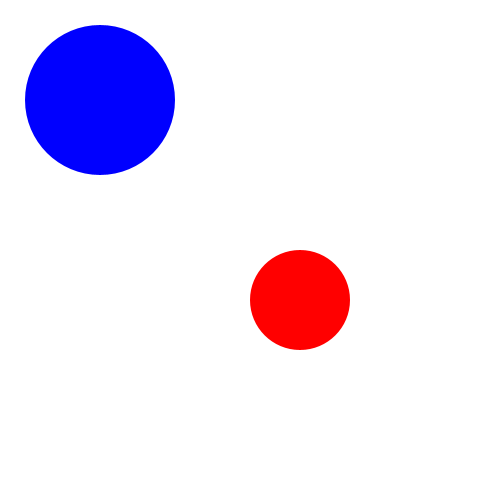
Frame 1 (no input)
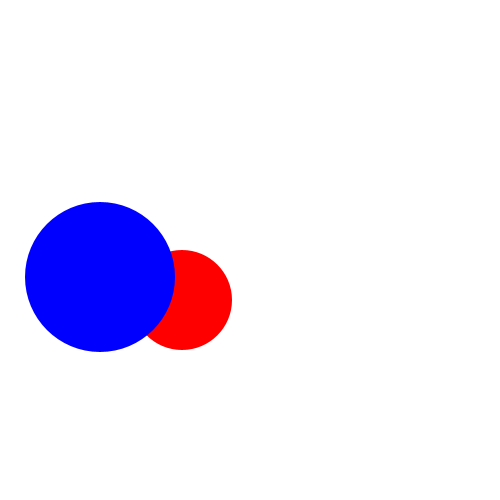
Frame 60 (the mouse pressed at the canvas centre just before this capture)
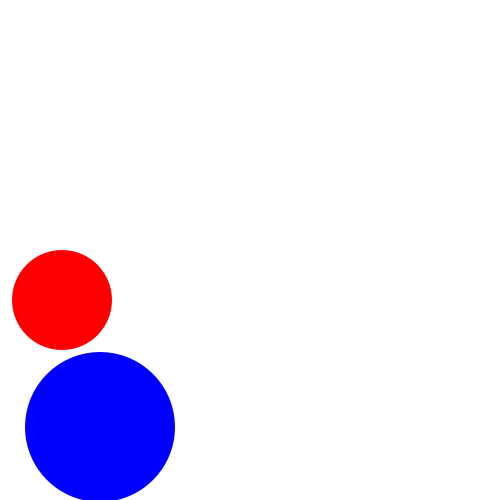
Frame 120 (the mouse held since frame 60 and released just before this capture)

The Processing sketch that drew these frames (run headless with seeded random() and noise(); from frame 60 on, the mouse is pressed at the canvas centre):

// Processing sketch: parameteres_fuggveny
// ── parameteres_fuggveny.pde
class Labda {
  float x; 
  float y;
  float atmero;
  color szin;

  void rajzold_ki() {
    noStroke();
    fill(szin);
    ellipse(x, y, atmero, atmero);
  }


  void fel(int seby) {
    y=y-seby;
  }

  void le(int seby) {
    y=y+seby;
  }

  void jobbra(int sebx) {
    x=x+sebx;
  }

  void balra(int sebx) {
    x=x-sebx;
  }
  
  boolean bent_van(){
    if (x-atmero/2>0 && x+atmero/2<width && y-atmero/2>0 && y+atmero/2<height){
      return true;
    } else {
      return false;
    }
  }
}

Labda piros_labda = new Labda();
Labda kek_labda = new Labda();
void setup() {
  size(500, 500);

  piros_labda.x=300;
  piros_labda.y=300;
  piros_labda.atmero=100;
  piros_labda.szin=color(#ff0000);


  kek_labda.x=100;
  kek_labda.y=100;
  kek_labda.atmero=150;
  kek_labda.szin=color(#0000ff);
}

void draw() {
  background(#ffffff);

  piros_labda.rajzold_ki();
  kek_labda.rajzold_ki();

  if (piros_labda.bent_van()) {
    piros_labda.balra(2);
  } 
  if (kek_labda.bent_van()) {
    kek_labda.le(3);
  }
}
